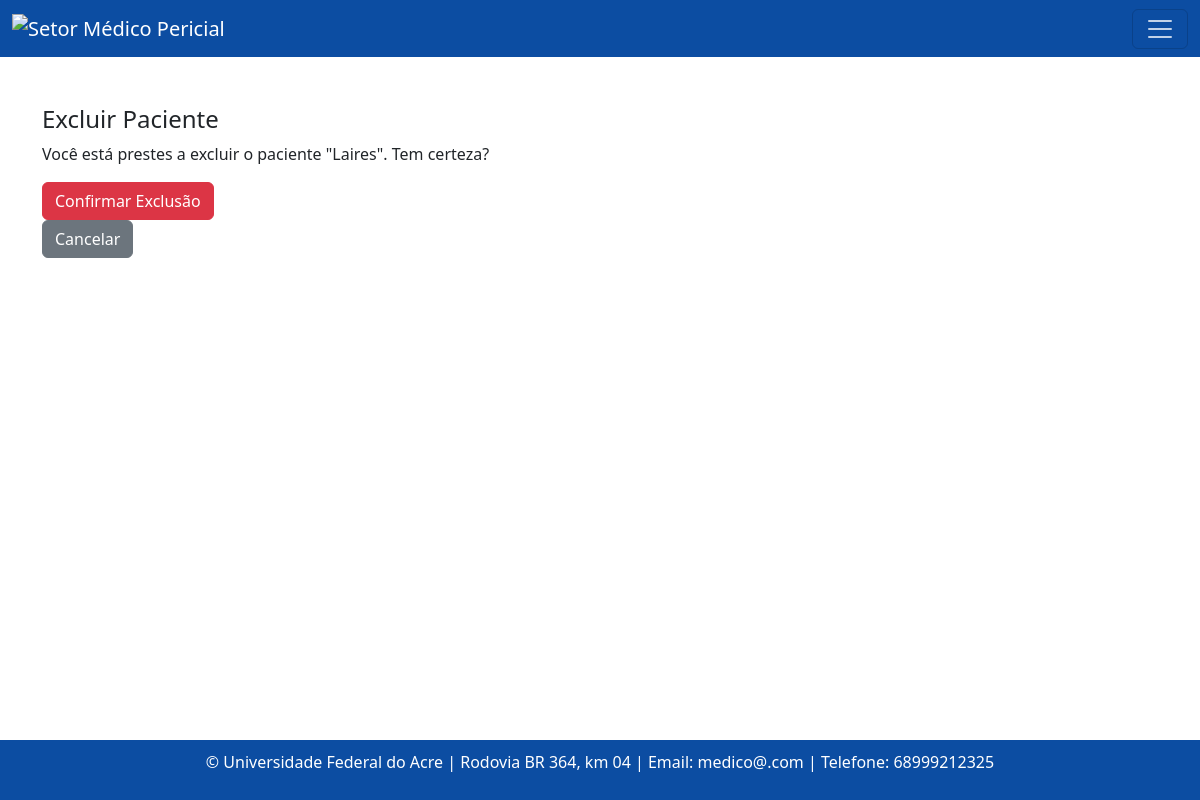
Before: /paciente/2/excluir/ with the older database file.
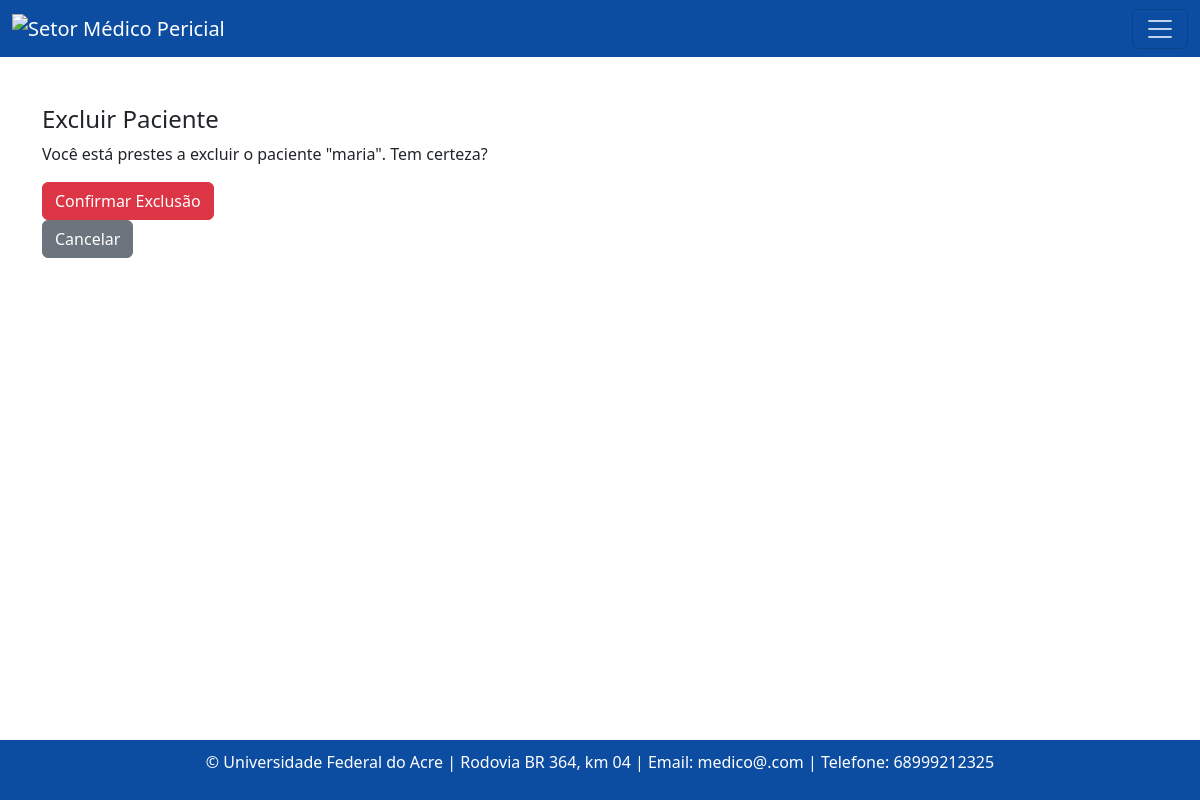
After: the same page with the newer database file.
### consulta/models.py (models this page shows, shortened)
class Paciente(models.Model):
    nome = models.CharField(max_length=100)
    data_nascimento = models.DateField()
    email = models.EmailField()
    rg = models.CharField(max_length=20)
    cpf = models.CharField(max_length=14)
    sexo = models.CharField(max_length=1, choices=[('M', 'Masculino'), ('F', 'Feminino')])
    matricula = models.CharField(max_length=20)
    tipo_paciente = models.CharField(max_length=20)
    cargo_funcao = models.CharField(max_length=50, default='')
    cep = models.CharField(max_length=9)
    cidade = models.CharField(max_length=50)
    bairro = models.CharField(max_length=50, default='')
    uf = models.CharField(max_length=2)
    numero = models.CharField(max_length=10)
    ddd_telefone = models.CharField(max_length=3)
    complemento = models.CharField(max_length=100, blank=True, null=True, default='')  # Adicionando o valor padrão aqui

### consulta/views.py (the view)
# urls.py: path('paciente/<int:pk>/excluir/', paciente_excluir, name='pacienteExcluir'),
def paciente_excluir(request, pk):
    paciente = get_object_or_404(Paciente, pk=pk)
    if request.method == 'POST':
        paciente.delete()
        return redirect('pacienteListagem')
    return render(request, 'consultas/excluir_paciente.html', {'paciente': paciente})

### templates/consultas/excluir_paciente.html (shortened to what this page needs)
{% extends "base.html" %}
{% block content %}
  <h4>Excluir Paciente</h4>
  <p>Você está prestes a excluir o paciente "{{ paciente.nome }}". Tem certeza?</p>
  <form method="post" action="{% url 'pacienteExcluir' paciente.id %}">
    <button type="submit" class="btn btn-danger">Confirmar Exclusão</button>
  </form>
  <a href="{% url 'pacienteListagem' %}" class="btn btn-secondary">Cancelar</a>
{% endblock %}

Changed rows visible on the page:
changed Paciente: nome "Laires" → "maria"
